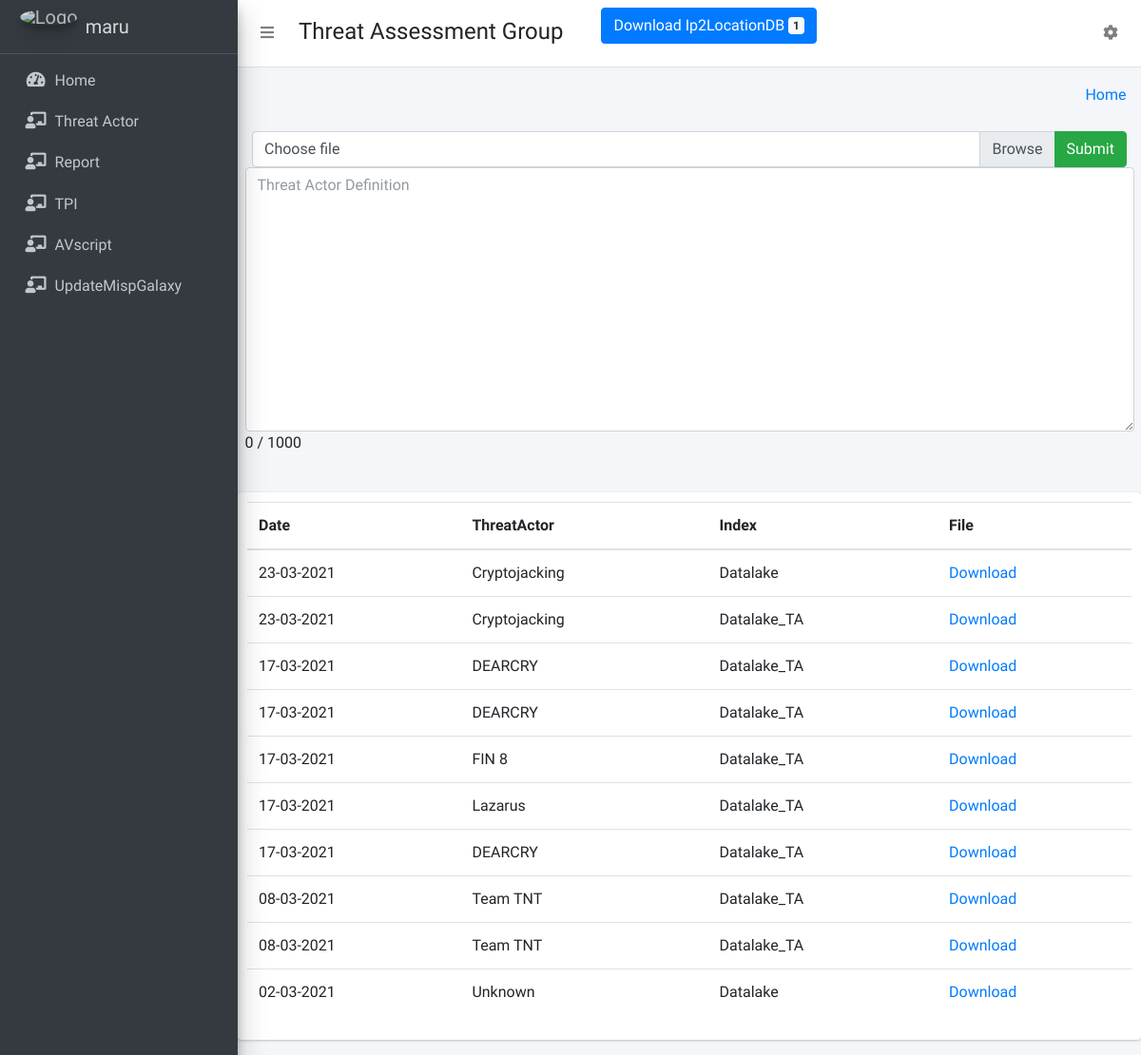
The app's page / (signed in), older data.
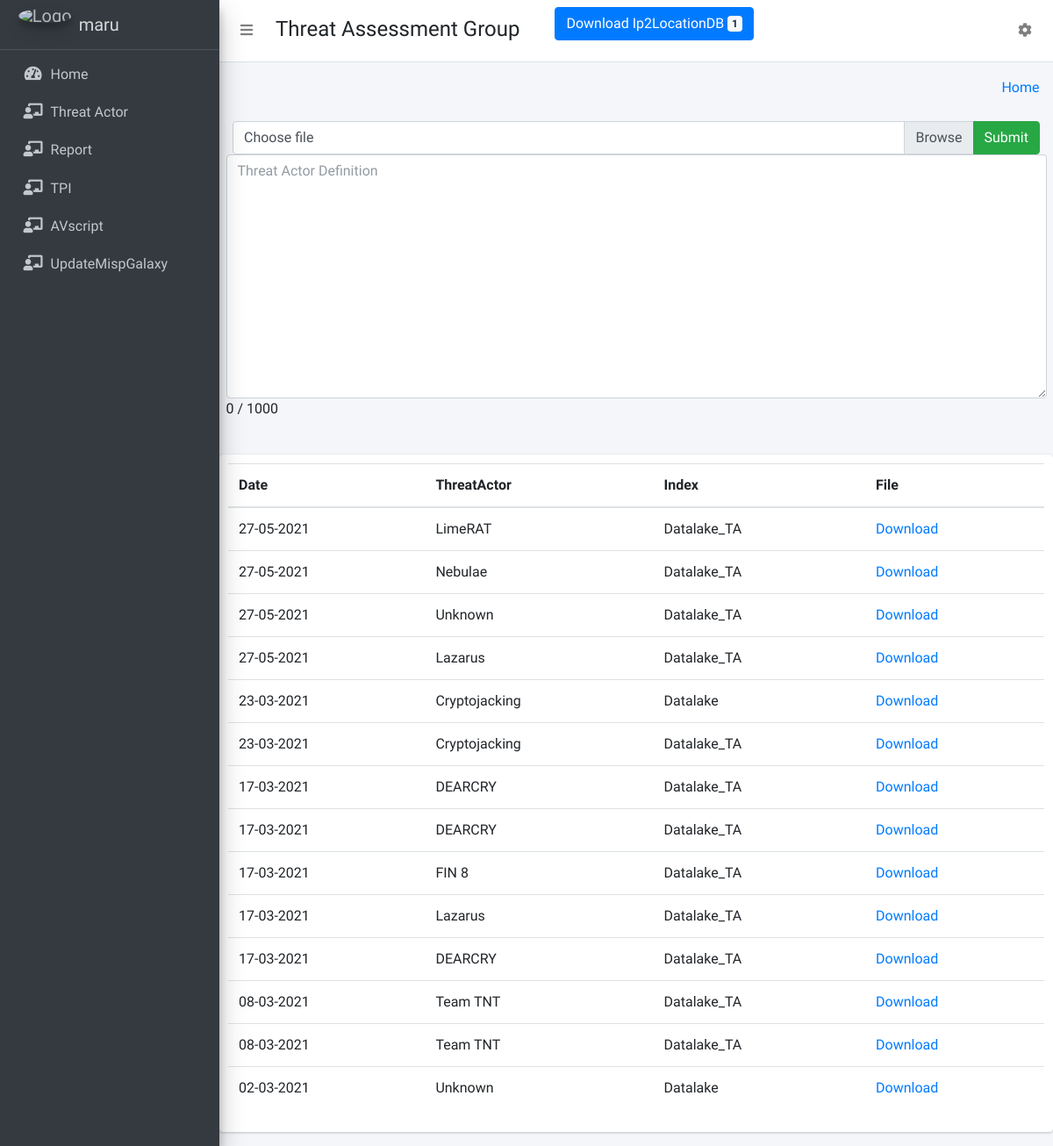
The same page, newer data.
### collect/models.py (models this page shows)
class FileDetails(models.Model):
    date = models.DateTimeField(auto_now_add=True)
    ThreatActor =  models.CharField(max_length=30)
    User =  models.CharField(max_length=30)
    Index =  models.CharField(max_length=30)
    Defination =  models.CharField(max_length=1200)
    FilePath = models.FileField(upload_to='Files/')

### collect/views.py (the view)
# urls.py: path('', views.dashboard, name='dashboard'),
@login_required(login_url='login')
def dashboard(request):
    FileData = FileDetails.objects.all().filter(User= request.user ).order_by('-id')[:50]
    return render(request, 'dashboard/home.html',{"FileData":FileData})

### templates/dashboard/home.html (shortened to what this page needs)
{% extends 'dashboard/base.html' %}
{% block main_content %}
{% load static %}
<div class="container">
    <div class="row">
        <div class="col-md-12">
            <form method="post" id="file-upload-form" enctype="multipart/form-data" action="/FileValidate/" >
                <div class="container-fluid">
                    <div class="input-group">
                        <div class="custom-file">
                        <label class="custom-file-label" for="file-upload">Choose file</label>
                        </div>
                        <div class="input-group-append">
                        <button id ="check" class="btn btn-success" type="button" >Submit</button>
                        </div>
                    </div>
                </div>
                <textarea class="form-control"  aria-label="With textarea" name="definition" id = 'definition' rows=11  placeholder="Threat Actor Definition" required  maxlength="1000" ></textarea>
                <span class="pull-right label label-default" id="count_message"></span>
            </form>
        </div>
    </div>
    <div class="row">
        <div class="col-md-12 card" style="padding:10px">
            <table id="example" class="table display" style="width:100%">
                <thead>
                    <tr>
                        <th>Date</th>
                        <th>ThreatActor</th>
                        <th>Index</th>
                        <th>File</th>
                    </tr>
                </thead>
                <tbody>
                {% for dt in FileData %}
                    <tr>
                        <td>{{  dt.date | date:"d-m-Y"|lower }}</td>
                        <td>{{  dt.ThreatActor }}</td>
                        <td>{{  dt.Index }}</td>
                        <td> <a href='/media/{{ dt.FilePath }}' download>Download</a> </td>
                    </tr>
                {% endfor %}
                </tbody>
            </table>
        </div>
    </div>
</div>
{% endblock main_content %}

### templates/dashboard/base.html (shortened to what this page needs)
{% load static %}
<!DOCTYPE html>
<html>
<head>
  <link rel="stylesheet" href="{% static "dashboard/fontawesome-free/css/all.min.css" %}">
  <link rel="stylesheet" href="https://code.ionicframework.com/ionicons/2.0.1/css/ionicons.min.css">
  <link rel="stylesheet" href="{% static 'dashboard/dist/css/adminlte.min.css'  %}">
  <link rel="stylesheet" href="{% static "dashboard/daterangepicker/daterangepicker.css" %}">
  <link rel="stylesheet" href="{% static "./ChangePassModal.css" %}">
</head>
<body class="hold-transition sidebar-mini layout-fixed">
  <div class="wrapper">
<nav class="main-header navbar navbar-expand navbar-white navbar-light">
	<ul class="navbar-nav">
		<li class="nav-item">
			<a class="nav-link" data-widget="pushmenu" href="#" role="button"><i class="fas fa-bars"></i></a>
		</li>
	</ul>
	<h4 style="margin-left: 10px; margin-top: 5px;">Threat Assessment Group</h4>
      <ul style="list-style-type:none;">
        <a href="/media/important/ip2Loc.ZIP">
        <button type="button" class="btn btn-primary">
          Download Ip2LocationDB <span class="badge badge-light">1</span>
        </button></a>
      </ul>
	<ul class="navbar-nav ml-auto">
		<li class="nav-item dropdown">
			<a class="nav-link" data-toggle="dropdown" href="#" aria-expanded="false">
				<i class="fas fa-cog"></i>
			</a>
		</li>
	</ul>
</nav>
    {% include 'dashboard/sidebar_template.html' with user=user id=id %}
    <div class="content-wrapper">
      <div class="content-header">
        <div class="container-fluid">
          <div class="row mb-2">
            <div class="col-sm-6">
            </div>
            <div class="col-sm-6">
              <ol class="breadcrumb float-sm-right">
                <li class="breadcrumb-item"><a href="{% url 'home' %}">Home</a></li>
              </ol>
            </div>
          </div>
        </div>
      </div>
      {% block main_content %}
      {% endblock main_content %}
    </div>
  </div>
</body>
</html>

### templates/dashboard/sidebar_template.html
{% load static %}
<aside class="main-sidebar sidebar-dark-primary elevation-4">
      <a href="{% url 'home' %}" class="brand-link">
        <img src=' {{ MEDIA_URL }} /media/logo.png ' alt="Logo" class="brand-image img-circle elevation-3"
            style="opacity: .8">
        <span class="brand-text font-weight-light">{{ user.get_username }}</span>
      </a>
      <div class="sidebar">
        <nav class="mt-2">
          <ul class="nav nav-pills nav-sidebar flex-column" data-widget="treeview" role="menu" data-accordion="false">
            <li class="nav-item">
              {% url 'home' as home %}
              <a href="{{ home }}" class="nav-link">
                <i class="nav-icon fas fa-tachometer-alt"></i>
                <p>
                  Home
                </p>
              </a>
            </li>
            <li class="nav-item">
              {% url 'threat' as threat %}
              <a href="{{ threat }}" class="nav-link">
                <i class="nav-icon fas fa-chalkboard-teacher"></i>
                <p>
                   Threat Actor
                </p>
              </a>
            </li>
            <li class="nav-item">
              {% url 'report' as report %}
              <a href="{{ report }}" class="nav-link  ">
                <i class="nav-icon fas fa-chalkboard-teacher"></i>
                <p>
                   Report
                </p>
              </a>
            </li>
            <li class="nav-item">
              {% url 'tpi' as tpi %}
              <a href="{{ tpi }}" class="nav-link  ">
                <i class="nav-icon fas fa-chalkboard-teacher"></i>
                <p>
                   TPI
                </p>
              </a>
            </li>
            {% if request.user.is_active and request.user.is_staff %}
            <li class="nav-item">
              {% url 'otx' as otx %}
              <a href="{{ otx }}" class="nav-link  ">
                <i class="nav-icon fas fa-chalkboard-teacher"></i>
                <p>
                   AVscript
                </p>
              </a>
            </li>
            {% endif %}
            {% if request.user.is_active and request.user.is_staff %}
            <li class="nav-item">
              {% url 'misp' as misp %}
              <a href="{{ misp }}" class="nav-link  ">
                <i class="nav-icon fas fa-chalkboard-teacher"></i>
                <p>
                   UpdateMispGalaxy
                </p>
              </a>
            </li>
            {% endif %}
          </ul>
        </nav>
      </div>
    </aside>

Row changes from the older to the newer data that the page shows:
added FileDetails: date "27-05-2021", ThreatActor "LimeRAT", Index "Datalake_TA"
added FileDetails: date "27-05-2021", ThreatActor "Nebulae", Index "Datalake_TA"
added FileDetails: date "27-05-2021", ThreatActor "Unknown", Index "Datalake_TA"
added FileDetails: date "27-05-2021", ThreatActor "Lazarus", Index "Datalake_TA"
